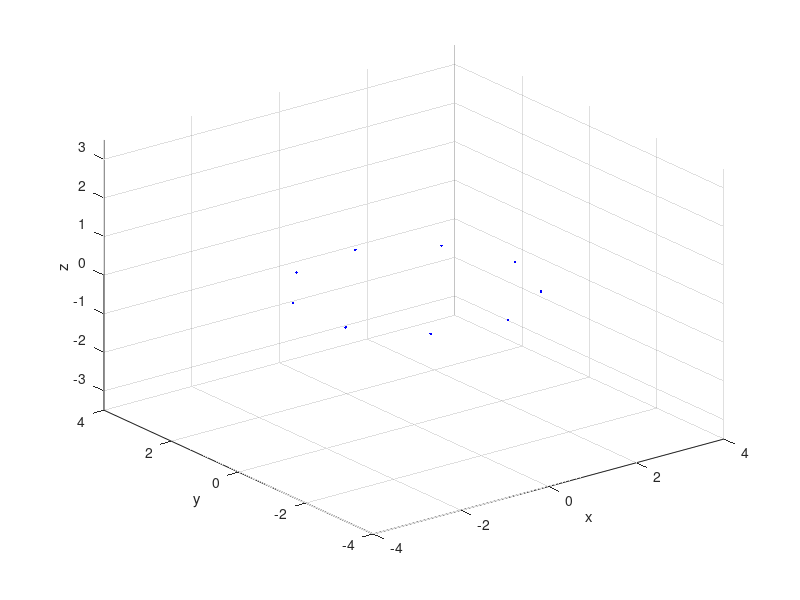

Write the MATLAB code that produced this figure. (Note: this script raises an error after producing the figure.)
clear all; close all; clc;

particle_no = 10;

initial_position = [2 -1 0]; % x z y
initial_speed = [-0.1 -0.15 +0]; % vx vy vz %units of c
mag_v = norm(initial_speed);

q=1.60217*10^(-19); %charge
m=1.67262*10^(-27); % mass
c = 3*10^8; % speed of light
g = 9.81; 
a = 1.5; %radius of each coil
b = 0.8; %radius of central region
t_final = 0.25e-4; %duration of sim.
dt = 1.0e-10; %step size

%iniitial energy
gamma_i = 1/(sqrt(1-(mag_v)^2));
ei = m*c^2*(gamma_i - 1) * 6.242e+18;

disp(['Speed = ', num2str(mag_v*100) , '% speed of light'])
disp(['Energy = ', num2str(ei/10^6), ' MeV'])  

angle_iter = linspace(0,360,particle_no)*pi/180;
%position/ velocity of each particle tracked using vectors
for i = 1:particle_no
    xp(i) = 2.3*cos(angle_iter(i));
    yp(i) = 2.3*sin(angle_iter(i));
    zp(i) = 0;
    vxp(i) = 0.2*cos(angle_iter(i));
    vyp(i) = 0.2*sin(angle_iter(i));
    vzp(i) = 0;
end

%time steps
t = (0:dt:t_final);

figure(1)
plot3(xp,yp,zp,'.b');
xlim([-4 4])
ylim([-4 4])
zlim([-3.5 3.5])
xlabel('x');
ylabel('y');
zlabel('z');
hold on
grid on

for i = 0:15
    plotCircle3D([(a+b)*cos(pi/16+i*pi/8) (a+b)*sin(pi/16+i*pi/8) 0], [-sin(pi/16+i*pi/8) cos(pi/16+i*pi/8) 0], a, true);
end

%% Loop

%initialise counter vector
for i = 1:particle_no
    countp(i) = 0;
end


vxp = vxp*c;
vyp = vyp*c;
vzp = vzp*c;
count = 0;
colourp = {'.b';'.g';'.r';'.m';'.k'};
colourp = string(colourp);
waitforbuttonpress

counter = 1;
tic
for i = 0:t_final/dt
    xp_prev = xp;
    yp_prev = yp;
    zp_prev = zp;
    
    for j = 1:particle_no
        x = xp(j);
        y = yp(j);
        z = zp(j);
        vx = vxp(j);
        vy = vyp(j);
        vz = vzp(j);
        
        gamma = 1/sqrt(1-(vx^2+vy^2+vz^2)/c^2);
        count = countp(j);
        
        phi =  atan2(y,x);
        distance = sqrt( z^2 + (x-(a+b)*cos(phi))^2 + (y-(a+b)*sin(phi))^2 );
        if (distance>a)||(x^2+y^2>(b+2*a)^2)||(x^2+y^2<b^2)
            disp('The particle has escaped!');
            break
        end
    
        [Bx, By, Bz] = toroidv2([x y z a b]);  %magnetic field strength calc.
   
        % include force of electric field from other particles
        e0 = 8.8541878128 * 10^-12;
        e0f = 1/(4*pi*e0);
        E_force = [0; 0; 0];
        for k = 1:particle_no
            if k == j
                E_force = E_force;           
            else
                % force on current particle
                mag_dist = sqrt((x-xp_prev(k))^2 + (y-yp_prev(k))^2 + (z-zp_prev(k))^2);
                direction = [x-xp_prev(k); y-yp_prev(k); z-zp_prev(k)]/mag_dist;
                E_force = E_force + e0f * q^2/mag_dist * direction;
            end
        end
                
        Eax = E_force(1)/(gamma*m);
        Eay = E_force(2)/(gamma*m);
        Eaz = E_force(3)/(gamma*m);
        
        % q/(gamma*m) factor
        qm = q/(gamma*m);     
        
        %Total acceleration
        ax = qm*(vy*Bz-vz*By) + Eax;
        ay = qm*(vz*Bx-vx*Bz) + Eay;
        az = qm*(vx*By-vy*Bx)-g + Eaz;
        
        vx = vx + ax*dt;
        vy = vy + ay*dt;
        vz = vz + az*dt;
        
        mag_v = norm([vx/c vy/c vz/c]); %units in c
        
        %sim error correction normalise v since B does not change energy
        vxp(j) = vx*mag_iv/mag_v;
        vyp(j) = vy*mag_iv/mag_v;
        vzp(j) = vz*mag_iv/mag_v;         
    
        xp(j) = x + vxp(j)*dt;
        yp(j) = y + vyp(j)*dt;
        zp(j) = z + vzp(j)*dt;
        countp(j) = count+1;        
    
        %plots every 60 points
        if mod(countp(j),60)==0
            plot3(xp(j),yp(j),zp(j),'.b', 'linewidth',1000);
            fa = [ax ay az];
            n = norm(fa);
            fp = fa./n;
            po = [xp(j), yp(j), zp(j)];
                        
        end
        pause(0.00000000000000000000000000001)       
        
    end

end
toc

